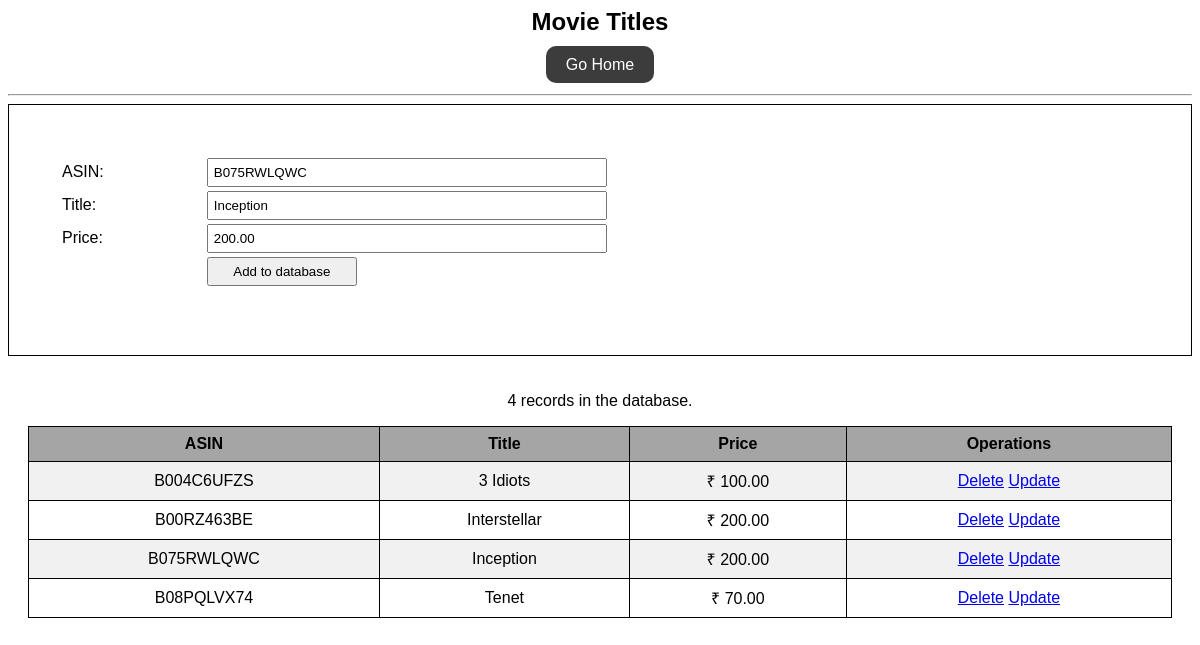
The page /movieTitle.php?edit=B075RWLQWC on the database its author committed.
### tables this page shows
CREATE TABLE `dvdtitles` (
  `uid` varchar(15) NOT NULL,
  `title` varchar(100) NOT NULL,
  `price` float(5,2) NOT NULL
);

### movieTitle.php (the view, shortened to what this page needs)
<?php
include 'connection.php';
if (isset($_GET['edit'])) {
    $id = $_GET['edit'];
    $sql = "SELECT * FROM `dvdtitles` WHERE uid='$id'";
    $result = mysqli_query($conn, $sql);
    $rows = mysqli_fetch_array($result);
    $uid = $rows['uid'];
    $title = $rows['title'];
    $price = $rows['price'];
}
?>
<!DOCTYPE html>
<html lang="en">
<head>
</head>
<body>
    <div class="title-body">
        <h2 class="heading">Movie Titles</h2>
        <div class="buttons">
            <a class="button" href="index.php">Go Home</a>
        </div>
        <hr>
        <div class="title-form">
            <form action="" method="post">
                <table>
                    <tr>
                        <td>ASIN:</td>
                        <td><input type="text" name="uid" placeholder="Uid" value="<?php echo $uid ?>"></td>
                    </tr>
                    <tr>
                        <td>Title:</td>
                        <td><input type="text" name="title" placeholder="title" value="<?php echo $title ?>"></td>
                    </tr>
                    <tr>
                        <td>Price:</td>
                        <td><input type="text" name="price" placeholder="price" value="<?php echo $price ?>"></td>
                    </tr>
                    <tr>
                        <td></td>
                        <td><input type="submit" name="submit" value="Add to database"></td>
                    </tr>
                </table>
            </form>
        </div>
        <?php
        include 'connection.php';
        ?>
        <div class="allTitles">
            <?php
            $sql = "SELECT COUNT(`uid`) as num FROM dvdtitles";
            $result = mysqli_query($conn, $sql);
            $rows = mysqli_fetch_array($result);
            ?>
            <p><span><?php echo $rows['num'] ?></span> records in the database.</p>
            <table>
                <tr>
                    <th>ASIN</th>
                    <th>Title</th>
                    <th>Price</th>
                    <th>Operations</th>
                </tr>
                <?php
                $sql = "SELECT * FROM `dvdtitles`";
                $table = 'dvdtitles';
                $result = mysqli_query($conn, $sql);
                while ($rows = mysqli_fetch_array($result)) {
                ?>
                    <tr>
                        <td><?php echo $rows['uid'] ?></td>
                        <td><?php echo $rows['title'] ?></td>
                        <td>₹ <?php echo $rows['price'] ?></td>
                        <td>
                            <a href="delete.php?id=<?php echo $rows['uid'] ?>&table=<?php echo $table ?>">Delete</a>
                            <a href="movieTitle.php?edit=<?php echo $rows['uid'] ?>">Update</a>
                        </td>
                    </tr>
                <?php
                }
                ?>
            </table>
        </div>
    </div>
</body>
</html>

### movieTitle.php (style rules this page uses)
* { font-family: sans-serif; }
.heading { text-align: center; }
.buttons { margin-bottom: 20px; text-align: center; }
.button { text-decoration: none; color: white; background-color: #3d3c3c; padding: 10px 20px; border-radius: 10px; margin: 5px; }
.title-form { border: 1px solid black; padding: 50px; }
.title-form tr td:nth-child(1) { padding-right: 100px; }
input { width: 400px; padding: 5px; }
input[type=submit] { width: 150px; }
.allTitles { display: flex; align-items: center; justify-content: center; flex-direction: column; margin: 20px; }
.allTitles table { font-family: arial, sans-serif; border-collapse: collapse; width: 100%; }
.allTitles td, .allTitles th { border: 1px solid black; text-align: left; padding: 8px; text-align: center; }
.allTitles tr:nth-child(even) { background-color: #f1f1f1; }
.allTitles tr:nth-child(1) { background-color: #a5a5a5; }

### rows shown on the page
dvdtitles: uid "B075RWLQWC", title "Inception", price "200.00"
dvdtitles: uid "B004C6UFZS", title "3 Idiots", price "100.00"
dvdtitles: uid "B00RZ463BE", title "Interstellar", price "200.00"
dvdtitles: uid "B08PQLVX74", title "Tenet", price "70.00"

### other values the page prints
$rows['num'] "4"
